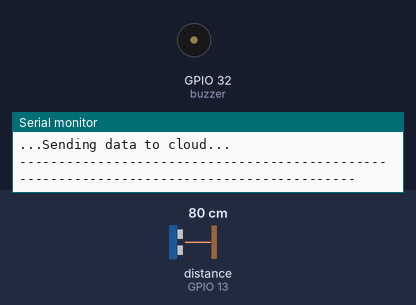
Recording of a sketch running on a simulated ESP32. Shown: buzzer (waves = sounding, pin HIGH), the last lines printed to the serial monitor. Wiring (inferred from the names in the program): ultrasonic range finder: trigger GPIO 12; echo GPIO 13. The test bench sets the inputs (shaded band); at power-on: distance to the obstacle (sensor on GPIO 13) 80 cm. The echo pulse lasts 58.3 µs per cm; pins used as bus, display or sensor lines are not drawn.

Above: at 1.3 s.
1.4 s: distance to the obstacle (sensor on GPIO 13) set to 28 cm
3.2 s: distance to the obstacle (sensor on GPIO 13) set to 25 cm
At 5.2 s:
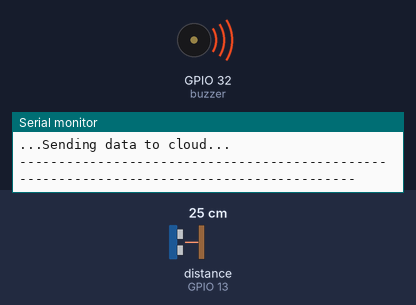
5.5 s: distance to the obstacle (sensor on GPIO 13) set to 35 cm
At 7.1 s:
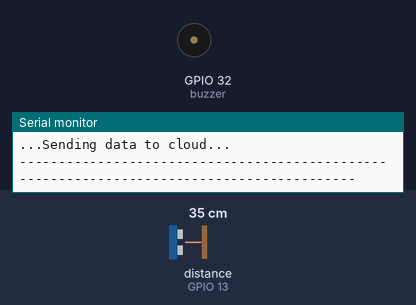
7.6 s: distance to the obstacle (sensor on GPIO 13) set to 2 cm
At 8.7 s:
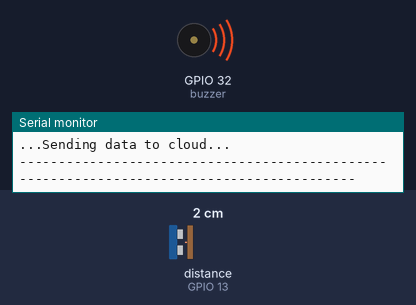
Timing chart, 0 to 10.6 s (numbered marks = the images above; inputs shaded):
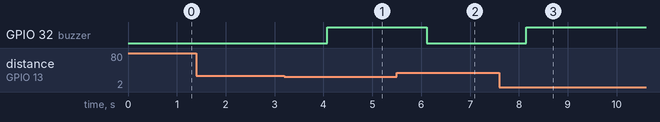

Measured:
- the behaviour switches between 27 and 26 cm on distance to the obstacle (sensor on GPIO 13) (found by bisection; images 0 and 1)
- after the input at 3.2 s, GPIO 32 (buzzer): LOW → HIGH after 0.88 s
- after the input at 5.5 s, GPIO 32 (buzzer): HIGH → LOW after 0.61 s
- after the input at 7.6 s, GPIO 32 (buzzer): LOW → HIGH after 0.55 s

The sketch:

ultrasonic_and_uzzer.ino
```cpp
/*
  Coded by : Electronics RnD Department @ ROBOTRONiX Engineering Tech Pvt. LTD.
  For more project ideas and details, contact us at ec.robotronix01@gmail.com
*/
//
//#include <WiFi.h>
//#include <ThingSpeak.h>

const int trigPin = 12; //Trigger Pin
const int echoPin = 13; //Echo Pin
const int buzzer = 32;  //Buzzer Positive terminal
//const char* ssid = "haris"; //Enter your Wi-Fi Name
//const char* pass = "12345678";  //Enter your Wi-Fi password
//unsigned long myChannelNumber = Put your thingspeak channel id here; //Enter your Thingspeak channel id
//const char * myWriteAPIKey = "Put your write API key here";
//WiFiClient client;

long duration;
int distance;

void setup() {
  Serial.begin(115200);
  pinMode(trigPin, OUTPUT);
  pinMode(buzzer, OUTPUT);
  pinMode(echoPin, INPUT);

//
//  Serial.print("Connecting to Wi-Fi : ");
//  Serial.println(ssid);
//  WiFi.begin(ssid, pass);
//  while (WiFi.status() != WL_CONNECTED)
//  {
//    delay(500);
//    Serial.print(".");
//  }
//   Serial.println("");
//   Serial.println("WiFi connected\n");
//   delay(500);
//   ThingSpeak.begin(client);
}

void loop() {
  digitalWrite(trigPin, LOW);
  delayMicroseconds(2);
  digitalWrite(trigPin, HIGH);
  delayMicroseconds(10);
  digitalWrite(trigPin, LOW);

  duration = pulseIn(echoPin, HIGH);
  distance = duration * 0.034 / 2;

  Serial.print("Distance: ");
  Serial.print(distance);
  Serial.println("cm.");
  Serial.println("\n...Sending data to cloud...\n");
  Serial.println("------------------------------------------------------------------------------------------\n");
  delay(500);
//  ThingSpeak.setField(1, distance);
//  ThingSpeak.writeFields(myChannelNumber, myWriteAPIKey);
//  delay(5000);
  if(distance > 25)
  {
    digitalWrite(buzzer, LOW);
  }
  else
  {
    digitalWrite(buzzer, HIGH);
  }

}
```
